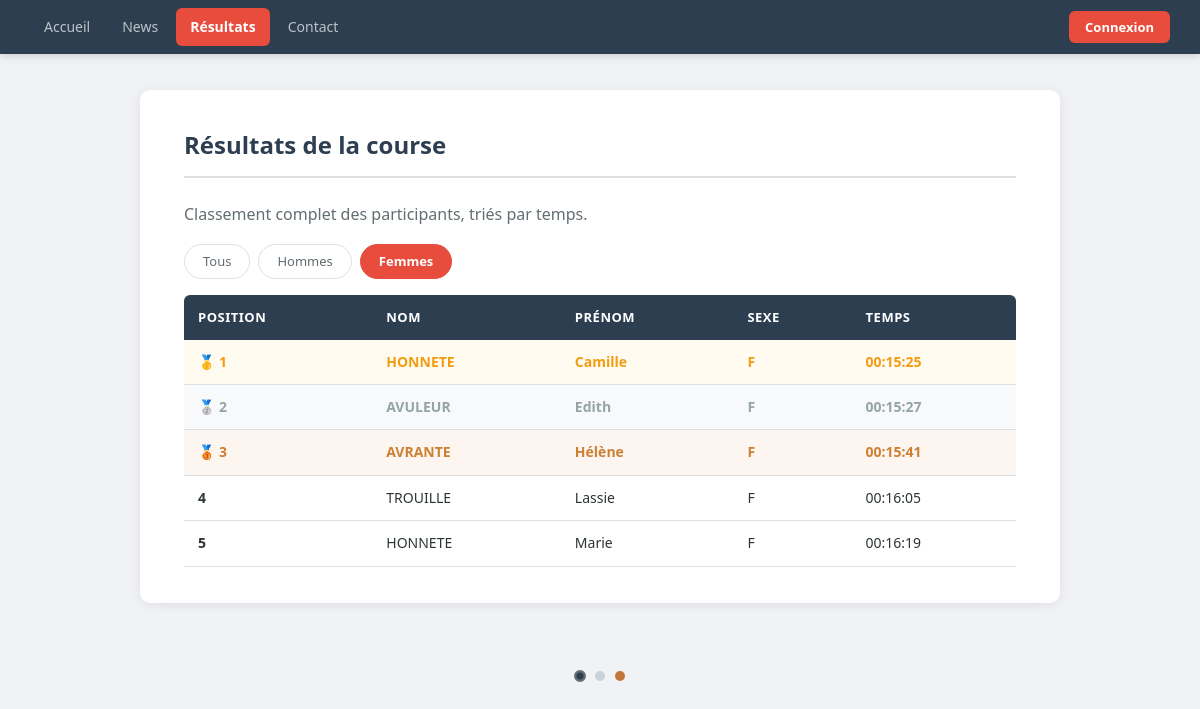
/index.php?page=resultats&filtre=F, run on the app's committed database.
### tables this page shows
CREATE TABLE IF NOT EXISTS resultats (
    ResID     INT          AUTO_INCREMENT PRIMARY KEY,
    ResNom    VARCHAR(100) NOT NULL,
    ResPrenom VARCHAR(100) NOT NULL,
    ResSexe   CHAR(1)      NOT NULL,
    ResTps    TIME         NOT NULL
);

### pages/resultats.php (the view, shortened to what this page needs)
<?php
include('config/connexion.php');
$theme  = $_SESSION['theme'] ?? 'officiel';
$filtre = $_GET['filtre'] ?? 'tous';
if ($filtre === 'tous') {
    $req = $pdo->query('SELECT * FROM resultats ORDER BY ResTps ASC');
} else {
    $req = $pdo->prepare('SELECT * FROM resultats WHERE ResSexe = ? ORDER BY ResTps ASC');
    $req->execute([$filtre]);
}
if ($theme === 'dark') {
    $titre = 'Résultats.';
    $intro = 'Classement par ordre de souffrance décroissante.';
    $note  = 'HERME Olaf. Dernier. Il était là quand même.';
} elseif ($theme === 'innojp') {
    $titre = 'Les chiffres ne mentent pas. Dans la vie, quoi.';
    $intro = 'Tout le monde est dans ce tableau. Même ceux qui auraient préféré ne pas l\'être.';
    $note  = 'HERME Olaf — 00:17:06. Dernier. Ce site lui doit autant qu\'au premier. Dans la vie, quoi.';
} else {
    $titre = 'Résultats de la course';
    $intro = 'Classement complet des participants, triés par temps.';
}
?>
<h1><?= $titre ?></h1>
<?php if ($intro): ?>
    <p style="color:var(--texte-doux); margin-bottom:16px;"><?= $intro ?></p>
<?php endif; ?>
<div class="filtre-bloc">
    <a href="index.php?page=resultats&filtre=tous" class="btn-filtre <?= $filtre === 'tous' ? 'actif' : '' ?>">Tous</a>
    <a href="index.php?page=resultats&filtre=M"    class="btn-filtre <?= $filtre === 'M'    ? 'actif' : '' ?>">Hommes</a>
    <a href="index.php?page=resultats&filtre=F"    class="btn-filtre <?= $filtre === 'F'    ? 'actif' : '' ?>">Femmes</a>
</div>
<table>
    <thead>
        <tr>
            <th>Position</th>
            <th>Nom</th>
            <th>Prénom</th>
            <th>Sexe</th>
            <th>Temps</th>
        </tr>
    </thead>
    <tbody>
    <?php
    $position = 1;
    while ($ligne = $req->fetch()):
        if     ($position === 1) { $classe = 'pos-1'; $medaille = '🥇 '; }
        elseif ($position === 2) { $classe = 'pos-2'; $medaille = '🥈 '; }
        elseif ($position === 3) { $classe = 'pos-3'; $medaille = '🥉 '; }
        else                     { $classe = '';       $medaille = ''; }
    ?>
        <tr <?= $classe ? "class=\"$classe\"" : '' ?>>
            <td><span class="badge-pos"><?= $medaille . $position ?></span></td>
            <td><?= htmlspecialchars($ligne['ResNom']) ?></td>
            <td><?= htmlspecialchars($ligne['ResPrenom']) ?></td>
            <td><?= htmlspecialchars($ligne['ResSexe']) ?></td>
            <td><?= htmlspecialchars($ligne['ResTps']) ?></td>
        </tr>
    <?php
        $position++;
    endwhile;
    ?>
    </tbody>
</table>

### css/style.css (style rules this page uses)
:root { --primaire: #2c3e50; --primaire-hover: #34495e; --accent: #e74c3c; --accent-hover: #c0392b; --or: #f39c12; --argent: #95a5a6; --bronze: #cd7f32; --fond-page: #f0f2f5; --fond-carte: #ffffff; --fond-hover-row: #f8f9fa; --texte: #2d3436; --texte-doux: #636e72; --bordure: #e0e0e0; --ombre: 0 2px 12px rgba(0, 0, 0, 0.08); --ombre-nav: 0 2px 8px rgba(0, 0, 0, 0.15); --succes-fond: #eafaf1; --succes-texte: #1e8449; --erreur-fond: #fdf2f2; --erreur-texte: #c0392b; --largeur-max: 920px; --rayon: 6px; --rayon-lg: 10px; --transition: 0.2s ease; }
*, *::before, *::after { box-sizing: border-box; margin: 0; padding: 0; }
body { font-family: 'Segoe UI', Arial, sans-serif; background: var(--fond-page); color: var(--texte); line-height: 1.6; min-height: 100vh; }
h1 { color: var(--primaire); font-size: 24px; font-weight: 700; margin-bottom: 24px; padding-bottom: 12px; border-bottom: 2px solid var(--bordure); }
p { color: var(--texte-doux); margin-bottom: 12px; }
table { width: 100%; border-collapse: collapse; margin-top: 8px; }
thead th { background: var(--primaire); color: white; padding: 12px 14px; text-align: left; font-size: 13px; text-transform: uppercase; letter-spacing: 0.5px; }
thead th:first-child { border-radius: var(--rayon) 0 0 0; }
thead th:last-child { border-radius: 0 var(--rayon) 0 0; }
tbody td { padding: 11px 14px; border-bottom: 1px solid var(--bordure); font-size: 14px; }
tbody tr.pos-1 td { font-weight: 700; color: var(--or); background: #fffbf0; }
tbody tr.pos-2 td { font-weight: 600; color: var(--argent); background: #f8f9fa; }
tbody tr.pos-3 td { font-weight: 600; color: var(--bronze); background: #fdf6f0; }
.badge-pos { display: inline-flex; align-items: center; gap: 6px; font-weight: 700; }
.filtre-bloc { display: flex; gap: 8px; margin-bottom: 16px; flex-wrap: wrap; }
.btn-filtre { padding: 6px 18px; border: 1px solid var(--bordure); border-radius: 20px; background: transparent; color: var(--texte-doux); font-size: 13px; cursor: pointer; text-decoration: none; transition: all var(--transition); }
.btn-filtre.actif { background: var(--accent); border-color: var(--accent); color: white; font-weight: 600; }

### data on the page
resultats: medaille "🥇", ResNom "HONNETE", ResPrenom "Camille", ResSexe "F", ResTps "00:15:25"
resultats: medaille "🥈", ResNom "AVULEUR", ResPrenom "Edith", ResSexe "F", ResTps "00:15:27"
resultats: medaille "🥉", ResNom "AVRANTE", ResPrenom "Hélène", ResSexe "F", ResTps "00:15:41"
resultats: ResNom "TROUILLE", ResPrenom "Lassie", ResSexe "F", ResTps "00:16:05"
resultats: ResNom "HONNETE", ResPrenom "Marie", ResSexe "F", ResTps "00:16:19"

### other printed values
$titre "Résultats de la course"
$intro "Classement complet des participants, triés par temps."
